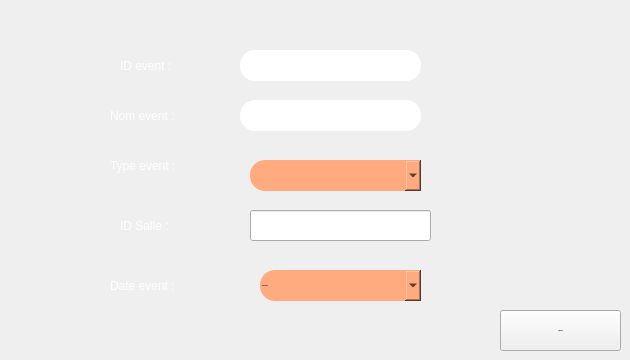
       <widget class="QWidget" name="Ajouter_2">
        <attribute name="title">
         <string>Ajouter Evenement</string>
        </attribute>
        <widget class="QLabel" name="label_id_event">
         <property name="geometry">
          <rect>
           <x>120</x>
           <y>50</y>
           <width>71</width>
           <height>31</height>
          </rect>
         </property>
         <property name="styleSheet">
          <string notr="true">color:white;
border-radius:15px;</string>
         </property>
         <property name="text">
          <string>ID event :</string>
         </property>
        </widget>
        <widget class="QLabel" name="label_nom_event">
         <property name="geometry">
          <rect>
           <x>110</x>
           <y>100</y>
           <width>81</width>
           <height>31</height>
          </rect>
         </property>
         <property name="styleSheet">
          <string notr="true">color:white;
border-radius:15px;</string>
         </property>
         <property name="text">
          <string>Nom event :</string>
         </property>
        </widget>
        <widget class="QLabel" name="label_date_event">
         <property name="geometry">
          <rect>
           <x>110</x>
           <y>270</y>
           <width>81</width>
           <height>31</height>
          </rect>
         </property>
         <property name="styleSheet">
          <string notr="true">color:white;
border-radius:15px;</string>
         </property>
         <property name="text">
          <string>Date event :</string>
         </property>
        </widget>
        <widget class="QLabel" name="label_type_event">
         <property name="geometry">
          <rect>
           <x>110</x>
           <y>150</y>
           <width>81</width>
           <height>31</height>
          </rect>
         </property>
         <property name="styleSheet">
          <string notr="true">color:white;
border-radius:15px;</string>
         </property>
         <property name="text">
          <string>Type event :</string>
         </property>
        </widget>
        <widget class="QLineEdit" name="lineEdit_id_event">
         <property name="geometry">
          <rect>
           <x>240</x>
           <y>50</y>
           <width>181</width>
           <height>31</height>
          </rect>
         </property>
         <property name="font">
          <font>
           <family>century gothic</family>
           <pointsize>-1</pointsize>
           <weight>75</weight>
           <bold>true</bold>
          </font>
         </property>
         <property name="layoutDirection">
          <enum>Qt::LeftToRight</enum>
         </property>
         <property name="styleSheet">
          <string notr="true">
border-radius:15px;</string>
         </property>
         <property name="locale">
          <locale language="French" country="France"/>
         </property>
         <property name="maxLength">
          <number>8</number>
         </property>
         <property name="cursorPosition">
          <number>0</number>
         </property>
         <property name="alignment">
          <set>Qt::AlignCenter</set>
         </property>
        </widget>
        <widget class="QLineEdit" name="lineEdit_nom_event">
         <property name="geometry">
          <rect>
           <x>240</x>
           <y>100</y>
           <width>181</width>
           <height>31</height>
          </rect>
         </property>
         <property name="font">
          <font>
           <family>century gothic</family>
           <pointsize>-1</pointsize>
           <weight>75</weight>
           <bold>true</bold>
          </font>
         </property>
         <property name="styleSheet">
          <string notr="true">border-radius:15px;
</string>
         </property>
         <property name="maxLength">
          <number>8</number>
         </property>
         <property name="alignment">
          <set>Qt::AlignCenter</set>
         </property>
        </widget>
        <widget class="QLabel" name="label_id_event_2">
         <property name="geometry">
          <rect>
           <x>120</x>
           <y>210</y>
           <width>61</width>
           <height>31</height>
          </rect>
         </property>
         <property name="styleSheet">
          <string notr="true">color:white;
border-radius:15px;</string>
         </property>
         <property name="text">
          <string>ID Salle :</string>
         </property>
        </widget>
        <widget class="QPushButton" name="ajouter_event">
         <property name="geometry">
          <rect>
           <x>500</x>
           <y>310</y>
           <width>121</width>
           <height>41</height>
          </rect>
         </property>
         <property name="font">
          <font>
           <family>century gothic</family>
           <pointsize>-1</pointsize>
           <weight>75</weight>
           <bold>true</bold>
          </font>
         </property>
         <property name="text">
          <string>AJOUTER</string>
         </property>
        </widget>
        <widget class="QLineEdit" name="lineEdit_id_salle">
         <property name="geometry">
          <rect>
           <x>250</x>
           <y>210</y>
           <width>181</width>
           <height>31</height>
          </rect>
         </property>
         <property name="font">
          <font>
           <family>century gothic</family>
           <pointsize>-1</pointsize>
           <weight>75</weight>
           <bold>true</bold>
          </font>
         </property>
         <property name="layoutDirection">
          <enum>Qt::LeftToRight</enum>
         </property>
         <property name="maxLength">
          <number>8</number>
         </property>
         <property name="alignment">
          <set>Qt::AlignCenter</set>
         </property>
        </widget>
        <widget class="QDateEdit" name="dateEdit">
         <property name="geometry">
          <rect>
           <x>260</x>
           <y>270</y>
           <width>161</width>
           <height>31</height>
          </rect>
         </property>
         <property name="font">
          <font>
           <family>century gothic</family>
           <pointsize>-1</pointsize>
           <weight>75</weight>
           <bold>true</bold>
           <kerning>true</kerning>
          </font>
         </property>
         <property name="styleSheet">
          <string notr="true">QDateEdit
{
background:#ffaa7f;
border-radius:60px;
}

QDateEdit{
color:black;
border-radius:15px;
}
QDateEdit:hover
{
color:black;
border-radius:15px;
background:#ff5500;
}</string>
         </property>
         <property name="calendarPopup">
          <bool>true</bool>
         </property>
         <property name="date">
          <date>
           <year>2020</year>
           <month>11</month>
           <day>21</day>
          </date>
         </property>
        </widget>
        <widget class="QComboBox" name="comboBox">
         <property name="geometry">
          <rect>
           <x>250</x>
           <y>160</y>
           <width>171</width>
           <height>31</height>
          </rect>
         </property>
         <property name="font">
          <font>
           <family>century gothic</family>
           <pointsize>-1</pointsize>
           <weight>75</weight>
           <bold>true</bold>
          </font>
         </property>
         <property name="styleSheet">
          <string notr="true">QComboBox
{
background:#ffaa7f;
border-radius:60px;
}

QComboBox{
color:black;
border-radius:15px;
}
QComboBox:hover
{
color:black;
border-radius:15px;
background:#ff5500;
}</string>
         </property>
        </widget>
       </widget>
